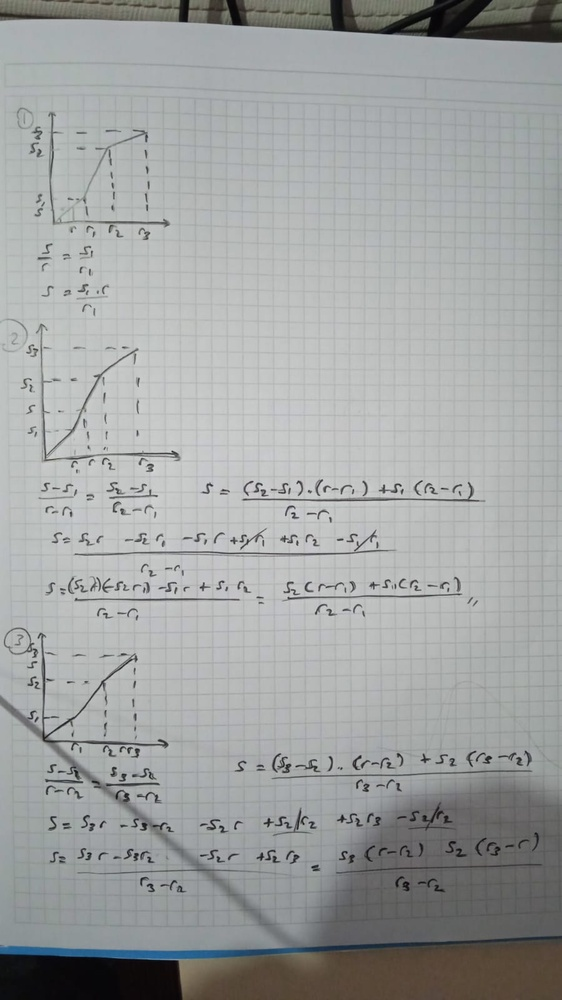
#> input picture homework 1.jpeg, 562 x 1000 px, shrunk from 900 x 1600 before the run
$ python week4.4.py 'homework 1.jpeg'
#> lines starting #> are read from the running program, lines starting #| are printed output that depends on the picture
import sys
import cv2 as cv

def main(argv):
    ddepht =cv.CV_16S
    kernel_size = 3
    window_name = "Laplace Demo"

    imageName = argv[0] if len(argv) > 0 else 'image.jpg'
    src= cv.imread(cv.samples.findFile(imageName),cv.IMREAD_COLOR)
#> src is the input picture: shape (1000, 562, 3); mean B, G, R 162.1, 162.5, 160

    if src is None:
        print('Error opening image')
        print('Program Arguments : [image_name -- default image.jpg')
        return -1

    src = cv.GaussianBlur(src, (3, 3), 0)
    src_gray=cv.cvtColor(src, cv.COLOR_BGR2GRAY)

    cv.namedWindow(window_name, cv.WINDOW_AUTOSIZE)
    dst = cv.Laplacian(src_gray,ddepht, ksize=kernel_size)
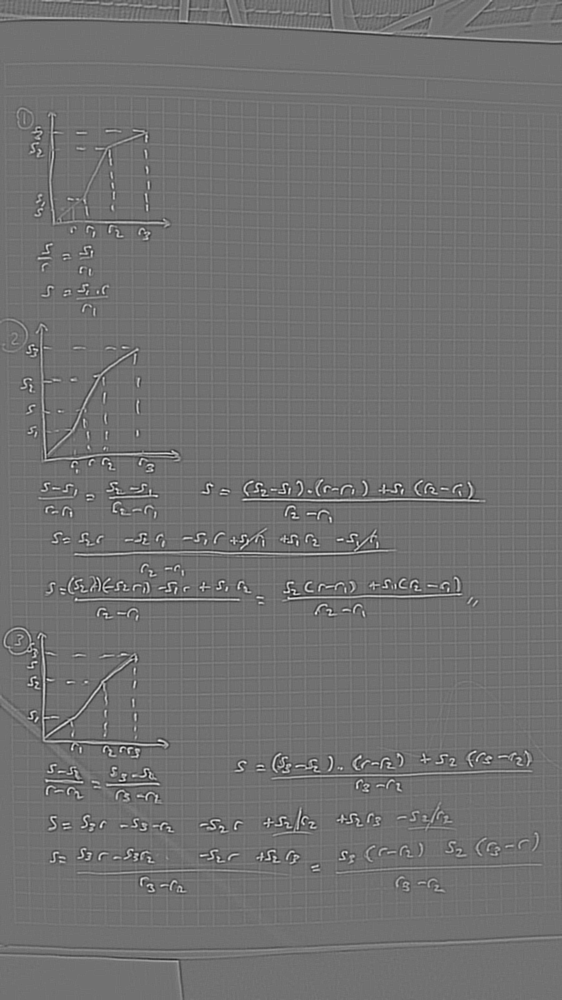
#> dst: shape (1000, 562) int16; min -294, max 364, mean 0; drawn with min black and max white
    abs_dst =cv.convertScaleAbs(dst)
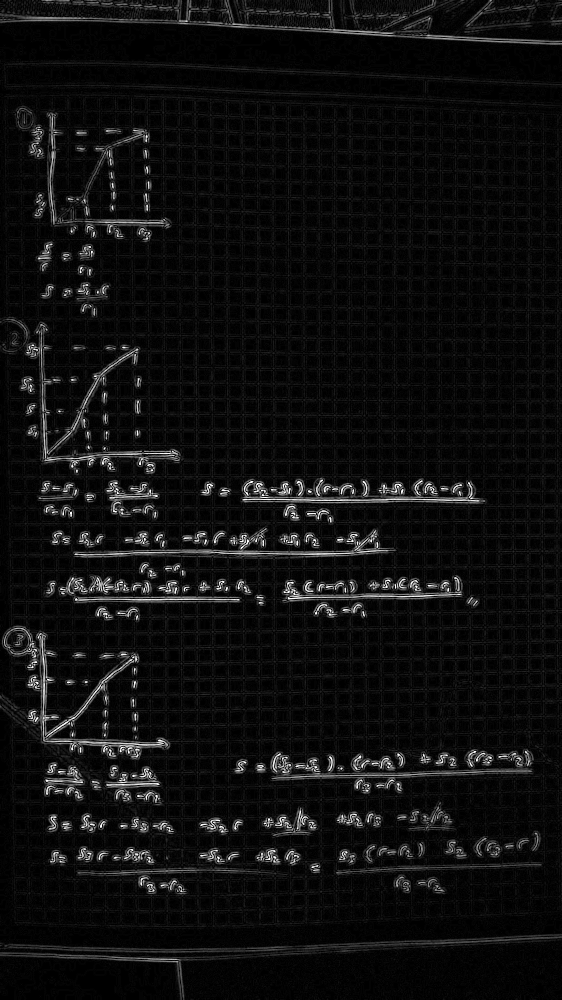
#> abs_dst: shape (1000, 562); min 0, max 255, mean 15
    cv.imshow(window_name, abs_dst)
    cv.waitKey(0)

    return 0

if __name__ == "__main__":
    main(sys.argv[1:])
